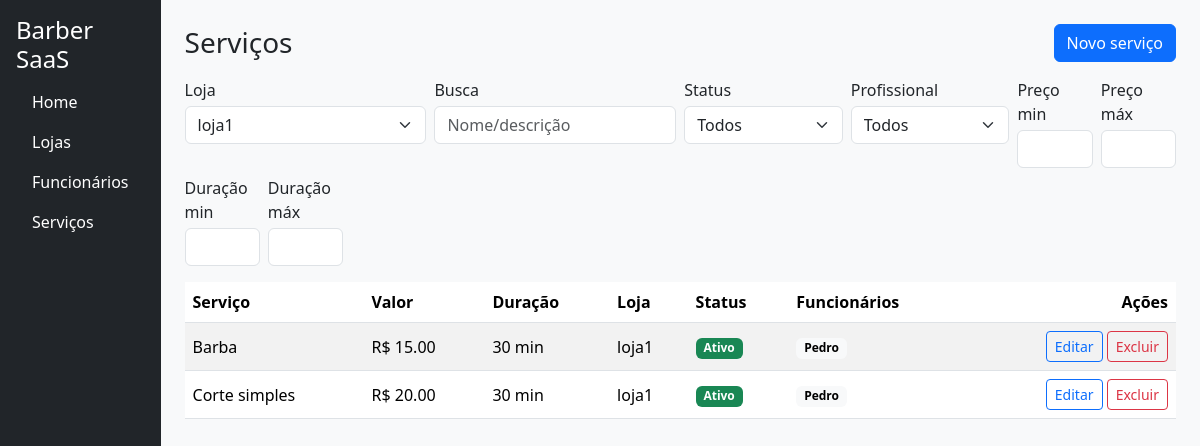
The app's page /cadastro/servicos/ (signed in), older data.
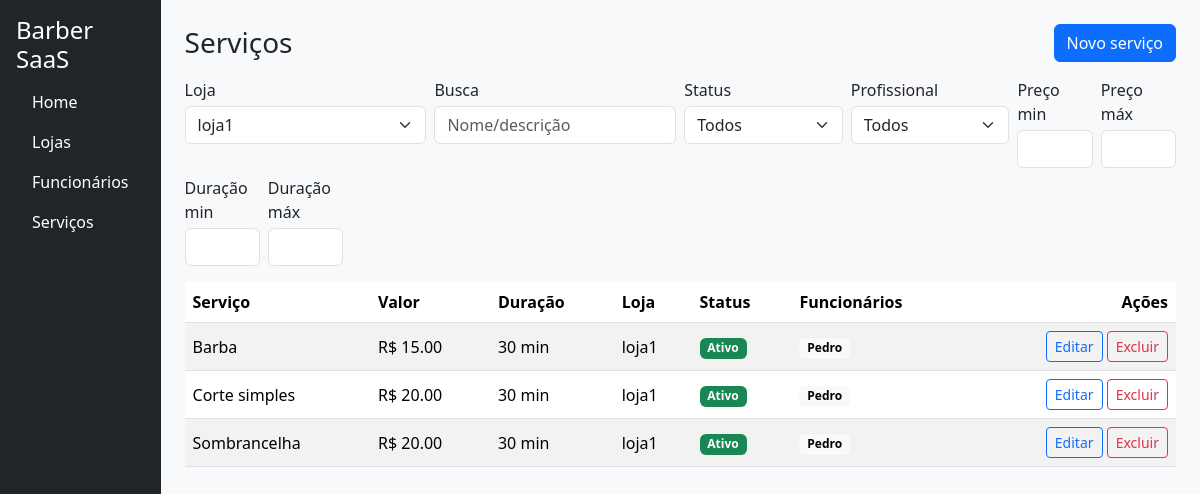
The same page, newer data.
### apps/cadastro/models.py (models this page shows, shortened)
class Servico(models.Model):
    loja = models.ForeignKey(Loja, on_delete=models.CASCADE, related_name='servicos')
    nome = models.CharField(max_length=160)
    slug = models.SlugField(max_length=180, blank=True)
    descricao = models.TextField(blank=True)
    duracao_minutos = models.PositiveSmallIntegerField(validators=[MinValueValidator(1)], default=30)
    preco = models.DecimalField(max_digits=10, decimal_places=2, validators=[MinValueValidator(0)])
    profissionais = models.ManyToManyField('Funcionario', related_name='servicos', blank=True)
    ativo = models.BooleanField(default=True)
    criado_em = models.DateTimeField(auto_now_add=True)
    atualizado_em = models.DateTimeField(auto_now=True)
    class Meta:
        verbose_name = "Serviço"
        verbose_name_plural = "Serviços"
        ordering = ("nome",)
        unique_together = (("loja", "slug"),)

class Loja(models.Model):
    owner = models.ForeignKey(
        User,
        on_delete=models.CASCADE,
        related_name='lojas',
        limit_choices_to={'is_owner': True}
    )
    nome = models.CharField(max_length=120)
    slug = models.SlugField(max_length=140, unique=True, blank=True)
    telefone = models.CharField(max_length=20, blank=True)
    endereco = models.CharField(max_length=200, blank=True)
    ativa = models.BooleanField(default=True)
    criada_em = models.DateTimeField(auto_now_add=True)
    def __str__(self):
        return f"{self.nome} ({self.owner.email})"

class Funcionario(models.Model):
    class Cargo(models.TextChoices):
        BARBEIRO = 'barbeiro', 'Barbeiro'
        CABELEIREIRO = 'cabeleireiro', 'Cabeleireiro(a)'
        MANICURE = 'manicure', 'Manicure/Pedicure'
        ESTETICISTA = 'esteticista', 'Esteticista'
        SOMBRANCELHA = 'sobrancelha', 'Designer de Sobrancelha'
        RECEPCAO = 'recepcao', 'Recepção'
        OUTRO = 'outro', 'Outro'
    phone_regex = RegexValidator(
        r'^\+?\d{10,15}$',
        'Informe telefone no formato internacional, ex.: +5585...'
    )
    loja = models.ForeignKey('Loja', on_delete=models.CASCADE, related_name='funcionarios')
    nome = models.CharField(max_length=120)
    cargo = models.CharField(max_length=20, choices=Cargo.choices, default=Cargo.BARBEIRO)
    email = models.EmailField(blank=True, null=True)
    telefone = models.CharField(max_length=17, blank=True, null=True, validators=[phone_regex])
    slug = models.SlugField(max_length=160, blank=True)
    ativo = models.BooleanField(default=True)
    criado_em = models.DateTimeField(auto_now_add=True)
    atualizado_em = models.DateTimeField(auto_now=True)
    def __str__(self):
        return f'{self.nome} – {self.loja.nome}'
    class Meta:
        verbose_name = 'Funcionário'
        verbose_name_plural = 'Funcionários'
        unique_together = (('loja', 'slug'),)
        ordering = ('nome',)

### apps/cadastro/views.py (the view, shortened to what this page needs)
# urls.py: path('servicos/', views.servicos, name='servicos'),
@login_required
@subscription_required
def servicos(request):
    if not getattr(request.user, 'is_owner', False):
        return redirect('accounts:owner_login')
    lojas_qs = request.user.lojas.order_by('nome')
    loja_id = (request.GET.get('loja_filtro') or request.POST.get('loja_filtro') or
               request.GET.get('loja') or request.POST.get('loja'))
    loja = None
    if loja_id:
        try:
            loja = lojas_qs.filter(id=int(loja_id)).first()
        except (TypeError, ValueError):
            loja = None
    loja = loja or lojas_qs.first()
    if not loja:
        ctx = {'lojas': lojas_qs, 'loja': None, 'form': None, 'servicos': [], 'filtros': {}, 'profissionais': []}
        tpl = 'cadastro/partials/servicos.html' if (request.headers.get('HX-Request') and request.headers.get('HX-Target') != 'content') else 'cadastro/servicos.html'
        return render(request, tpl, ctx)
    filtros = _parse_filtros(request)
    form = ServicoForm(lojas=lojas_qs, initial={'loja': loja})
    qs = _aplica_filtros(loja.servicos.select_related('loja').prefetch_related('profissionais').order_by('nome'), filtros)
    ctx = {
        'lojas': lojas_qs,
        'loja': loja,
        'form': form,
        'servicos': qs,
        'filtros': filtros,
        'profissionais': loja.funcionarios.filter(ativo=True).order_by('nome'),
    }
    if request.headers.get('HX-Request') and request.headers.get('HX-Target') != 'content':
        return render(request, 'cadastro/partials/servicos.html', ctx)
    return render(request, 'cadastro/servicos.html', ctx)

### apps/accounts/models.py (called while the page is built)
    def is_active(self) -> bool:
        return timezone.now() <= self.end_date

### apps/cadastro/views.py (called while the page is built)
def _parse_filtros(request):
    data = request.GET if request.method == 'GET' else request.POST
    return {
        'q': (data.get('q') or '').strip() or None,
        'status': (data.get('status') or '').strip() or None,
        'prof': (data.get('prof') or '').strip() or None,
        'preco_min': (data.get('preco_min') or '').strip() or None,
        'preco_max': (data.get('preco_max') or '').strip() or None,
        'dur_min': (data.get('dur_min') or '').strip() or None,
        'dur_max': (data.get('dur_max') or '').strip() or None,
    }

### apps/cadastro/templates/cadastro/servicos.html (shortened to what the changed rows need)
{% extends 'accounts/base.html' %}
{% block content %}
<div class="table-responsive">
  <table class="table table-striped align-middle">
    <thead>
      <tr>
        <th>Serviço</th>
        <th>Valor</th>
        <th>Duração</th>
        <th>Loja</th>
        <th>Status</th>
        <th>Funcionários</th>
        <th class="text-end">Ações</th>
      </tr>
    </thead>
    {% include 'cadastro/partials/servicos.html' %}
  </table>
</div>
{% endblock %}

### apps/cadastro/templates/cadastro/partials/servicos.html
<tbody id="servicos-tbody">
  {% for s in servicos %}
  <tr>
    <td>{{ s.nome }}</td>
    <td>R$ {{ s.preco }}</td>
    <td>{{ s.duracao_minutos }} min</td>
    <td>{{ s.loja.nome }}</td>
    <td>
      {% if s.ativo %}
        <span class="badge bg-success">Ativo</span>
      {% else %}
        <span class="badge bg-secondary">Inativo</span>
      {% endif %}
    </td>
    <td>
      {% with profs=s.profissionais.all %}
        {% if profs %}
          {% for p in profs %}
            <span class="badge text-bg-light">{{ p.nome }}</span>
          {% endfor %}
        {% else %}
          <span class="text-muted">—</span>
        {% endif %}
      {% endwith %}
    </td>
    <td class="text-end">
      <button
        class="btn btn-sm btn-outline-primary"
        hx-get="{% url 'cadastro:servico_edit' s.pk %}"
        hx-target="#modalServicoOps .modal-content"
        hx-swap="innerHTML"
        hx-on="htmx:afterOnLoad: (function(){ const m=document.getElementById('modalServicoOps'); if(m){ bootstrap.Modal.getOrCreateInstance(m).show(); } })()"
      >
        Editar
      </button>
      <button
        class="btn btn-sm btn-outline-danger"
        hx-get="{% url 'cadastro:servico_delete' s.pk %}"
        hx-target="#modalServicoOps .modal-content"
        hx-swap="innerHTML"
        hx-on="htmx:afterOnLoad: (function(){ const m=document.getElementById('modalServicoOps'); if(m){ bootstrap.Modal.getOrCreateInstance(m).show(); } })()"
      >
        Excluir
      </button>
    </td>
  </tr>
  {% empty %}
  <tr><td colspan="7" class="text-muted">Nenhum serviço encontrado.</td></tr>
  {% endfor %}
</tbody>

Row changes from the older to the newer data that the page shows:
added Servico: nome "Sombrancelha", preco "20.00", duracao_minutos "30", loja.nome "loja1", ativo "Ativo", Funcionario (nome "Pedro")
